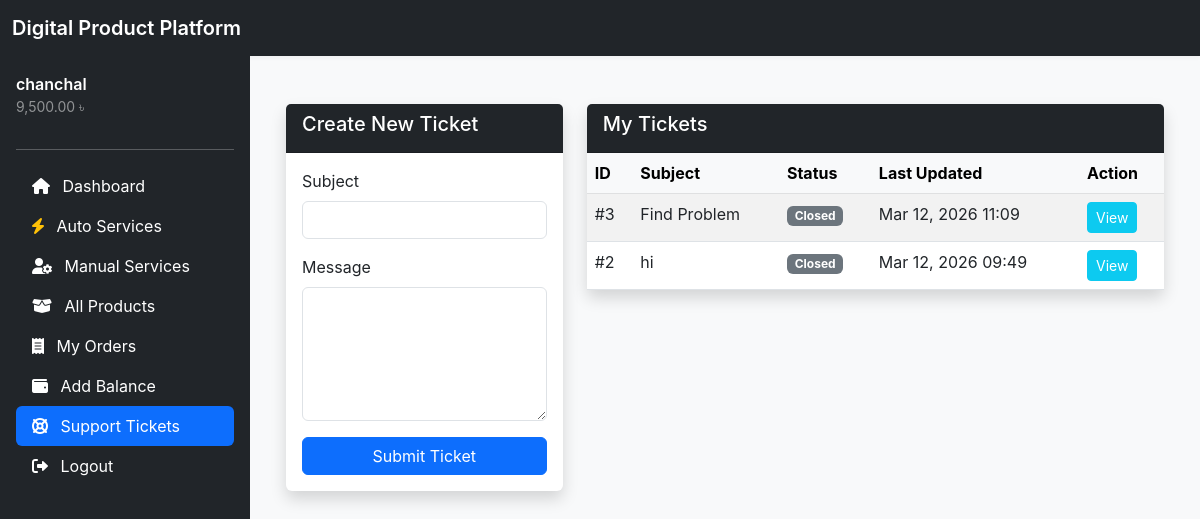
Page /support/tickets (signed in) on the committed database.
### tables this page shows
CREATE TABLE users (
                id INTEGER PRIMARY KEY AUTOINCREMENT,
                name TEXT NOT NULL,
                email TEXT NOT NULL UNIQUE,
                password TEXT NOT NULL,
                role_id INTEGER,
                wallet_balance REAL DEFAULT 0,
                status TEXT DEFAULT 'active', -- active, suspended, pending
                created_at DATETIME DEFAULT CURRENT_TIMESTAMP,
                FOREIGN KEY (role_id) REFERENCES roles(id)
            );

CREATE TABLE tickets (
                id INTEGER PRIMARY KEY AUTOINCREMENT,
                user_id INTEGER,
                subject TEXT NOT NULL,
                status TEXT DEFAULT 'open', -- open, closed, pending_customer
                priority TEXT DEFAULT 'normal',
                created_at DATETIME DEFAULT CURRENT_TIMESTAMP,
                FOREIGN KEY (user_id) REFERENCES users(id)
            );

### core/Database.php (called while the page is built, shortened)
<?php
class Database {
    private static $instance = null;
    private function __construct() {
        try {
            $this->pdo = new PDO("sqlite:" . DB_PATH);
        } catch (PDOException $e) {
            die("Database Connection Error: " . $e->getMessage());
        }
    }
    public static function getInstance() {
        if (self::$instance === null) {
            self::$instance = new Database();
        }
        return self::$instance->pdo;
    }
}

### core/Wallet.php (called while the page is built, shortened)
<?php
class Wallet {
    private $db;
    public function __construct() {
        $this->db = Database::getInstance();
    }
    public function getBalance($user_id) {
        $stmt = $this->db->prepare("SELECT wallet_balance FROM users WHERE id = ?");
        $stmt->execute([$user_id]);
        return (float)$stmt->fetchColumn();
    }
}

### core/Helpers.php (called while the page is built, shortened)
<?php
class Helpers {
    public static function formatCurrency($amount) {
        return number_format($amount, 2) . ' ৳';
    }
}

### core/Support.php (called while the page is built, shortened)
<?php
class Support {
    private $db;
    public function __construct() {
        $this->db = Database::getInstance();
    }
    public function getUserTickets($user_id) {
        $stmt = $this->db->prepare("SELECT * FROM tickets WHERE user_id = ? ORDER BY id DESC");
        $stmt->execute([$user_id]);
        return $stmt->fetchAll();
    }
}

### modules/support/tickets.php (the view, shortened to what this page needs)
<?php
$supportModel = new Support();
$tickets = $supportModel->getUserTickets($_SESSION['user_id']);
include 'includes/app_header.php';
?>
<div class="container mt-4">
    <div class="row">
        <div class="col-md-4">
            <div class="card shadow mb-4">
                <div class="card-header bg-dark text-white">
                    <h5>Create New Ticket</h5>
                </div>
                <div class="card-body">
                    <form action="" method="POST">
                        <div class="mb-3">
                            <label class="form-label">Subject</label>
                            <input type="text" name="subject" class="form-control" required>
                        </div>
                        <div class="mb-3">
                            <label class="form-label">Message</label>
                            <textarea name="message" class="form-control" rows="5" required></textarea>
                        </div>
                        <div class="d-grid">
                            <button type="submit" class="btn btn-primary">Submit Ticket</button>
                        </div>
                    </form>
                </div>
            </div>
        </div>
        <div class="col-md-8">
            <div class="card shadow">
                <div class="card-header bg-dark text-white">
                    <h5>My Tickets</h5>
                </div>
                <div class="card-body p-0">
                    <div class="table-responsive">
                        <table class="table table-hover table-striped mb-0">
                            <thead class="table-light">
                                <tr>
                                    <th>ID</th>
                                    <th>Subject</th>
                                    <th>Status</th>
                                    <th>Last Updated</th>
                                    <th>Action</th>
                                </tr>
                            </thead>
                            <tbody>
                                <?php foreach ($tickets as $ticket): ?>
                                    <tr>
                                        <td>#<?php echo $ticket['id']; ?></td>
                                        <td><?php echo $ticket['subject']; ?></td>
                                        <td>
                                            <?php
                                                $status_class = 'secondary';
                                            ?>
                                            <span class="badge bg-<?php echo $status_class; ?>">
                                                <?php echo ucfirst(str_replace('_', ' ', $ticket['status'])); ?>
                                            </span>
                                        </td>
                                        <td><?php echo date('M d, Y H:i', strtotime($ticket['created_at'])); ?></td>
                                        <td>
                                            <a href="<?php echo BASE_URL; ?>/support/ticket?id=<?php echo $ticket['id']; ?>" class="btn btn-sm btn-info text-white">View</a>
                                        </td>
                                    </tr>
                                <?php endforeach; ?>
                            </tbody>
                        </table>
                    </div>
                </div>
            </div>
        </div>
    </div>
</div>

### includes/user_sidebar.php (shortened to what this page needs)
<?php
$current_route = trim(parse_url($_SERVER['REQUEST_URI'], PHP_URL_PATH) ?? '', '/');
$base_path = trim(parse_url(BASE_URL, PHP_URL_PATH) ?? '', '/');
$page = str_replace($base_path, '', $current_route);
$page = trim($page, '/');
$wallet = new \Core\Wallet();
$balance = $wallet->getBalance($_SESSION['user_id']);
?>
<div class="admin-sidebar d-flex flex-column flex-shrink-0 p-3 text-white bg-dark">
    <div class="mb-3">
        <div class="fw-semibold"><?php echo $_SESSION['user_name']; ?></div>
        <div class="small text-white-50"><?php echo \Core\Helpers::formatCurrency($balance); ?></div>
    </div>
    <hr>
    <ul class="nav nav-pills flex-column mb-auto">
        <li class="nav-item">
            <a href="<?php echo BASE_URL; ?>/dashboard" class="nav-link text-white <?php echo ($page === 'dashboard') ? 'active' : ''; ?>">
                <i class="fas fa-home me-2"></i> Dashboard
            </a>
        </li>
        <li>
            <a href="<?php echo BASE_URL; ?>/products?type=auto" class="nav-link text-white <?php echo ($page === 'products' && isset($_GET['type']) && $_GET['type'] === 'auto') ? 'active' : ''; ?>">
                <i class="fas fa-bolt me-2 text-warning"></i> Auto Services
            </a>
        </li>
        <li>
            <a href="<?php echo BASE_URL; ?>/products?type=manual" class="nav-link text-white <?php echo ($page === 'products' && isset($_GET['type']) && $_GET['type'] === 'manual') ? 'active' : ''; ?>">
                <i class="fas fa-user-cog me-2"></i> Manual Services
            </a>
        </li>
        <li>
            <a href="<?php echo BASE_URL; ?>/products" class="nav-link text-white <?php echo ($page === 'products' && !isset($_GET['type'])) ? 'active' : ''; ?>">
                <i class="fas fa-box-open me-2"></i> All Products
            </a>
        </li>
        <li>
            <a href="<?php echo BASE_URL; ?>/order-history" class="nav-link text-white <?php echo ($page === 'order-history') ? 'active' : ''; ?>">
                <i class="fas fa-receipt me-2"></i> My Orders
            </a>
        </li>
        <li>
            <a href="<?php echo BASE_URL; ?>/deposit" class="nav-link text-white <?php echo ($page === 'deposit') ? 'active' : ''; ?>">
                <i class="fas fa-wallet me-2"></i> Add Balance
            </a>
        </li>
        <li>
            <a href="<?php echo BASE_URL; ?>/support/tickets" class="nav-link text-white <?php echo ($page === 'support/tickets' || $page === 'support/ticket') ? 'active' : ''; ?>">
                <i class="fas fa-life-ring me-2"></i> Support Tickets
            </a>
        </li>
        <li>
            <a href="<?php echo BASE_URL; ?>/logout" class="nav-link text-white">
                <i class="fas fa-sign-out-alt me-2"></i> Logout
            </a>
        </li>
    </ul>
</div>

### assets/css/style.css (style rules this page uses)
body { font-family: -apple-system, BlinkMacSystemFont, "Segoe UI", Roboto, "Helvetica Neue", Arial, sans-serif; background-color: #f8f9fa; color: #212529; }
.card { border: none; transition: box-shadow 0.2s; }
.btn-primary { background-color: #0d6efd; border-color: #0d6efd; }
.admin-sidebar { position: fixed; top: 56px; left: 0; bottom: 0; width: 250px; background-color: #212529; color: white; padding: 1rem; transition: transform 0.3s ease; z-index: 1030; overflow-y: auto; }

### rows in the picture
users: wallet_balance "9,500.00 ৳"
tickets: id "3", subject "Find Problem", status "Closed", created_at "Mar 12, 2026 11:09"
tickets: id "2", subject "hi", status "Closed", created_at "Mar 12, 2026 09:49"

### other values in the picture
SITE_NAME "Digital Product Platform"
$_SESSION['user_name'] "chanchal"
